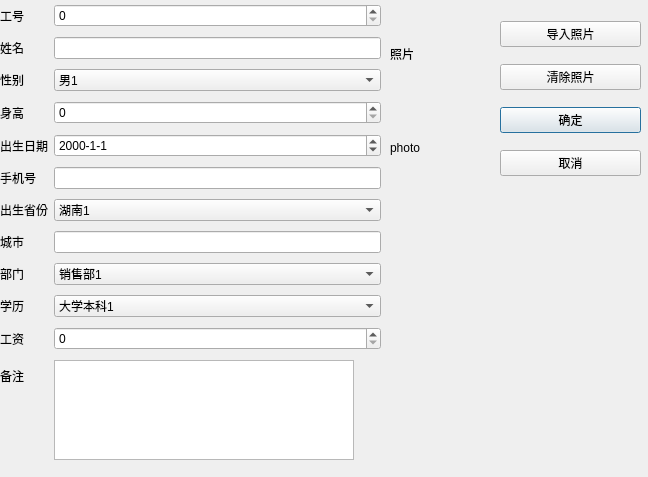
<?xml version="1.0" encoding="UTF-8"?>
<ui version="4.0">
 <class>WDialog</class>
 <widget class="QDialog" name="WDialog">
  <property name="geometry">
   <rect>
    <x>0</x>
    <y>0</y>
    <width>648</width>
    <height>477</height>
   </rect>
  </property>
  <property name="windowTitle">
   <string>Dialog</string>
  </property>
  <widget class="QWidget" name="formLayoutWidget">
   <property name="geometry">
    <rect>
     <x>0</x>
     <y>0</y>
     <width>381</width>
     <height>471</height>
    </rect>
   </property>
   <layout class="QFormLayout" name="formLayout">
    <item row="0" column="0">
     <widget class="QLabel" name="label_4">
      <property name="text">
       <string>工号</string>
      </property>
     </widget>
    </item>
    <item row="0" column="1">
     <widget class="QSpinBox" name="dbSpinEmpNo">
      <property name="maximum">
       <number>99999</number>
      </property>
     </widget>
    </item>
    <item row="1" column="0">
     <widget class="QLabel" name="label_5">
      <property name="text">
       <string>姓名</string>
      </property>
     </widget>
    </item>
    <item row="1" column="1">
     <widget class="QLineEdit" name="dbEditName"/>
    </item>
    <item row="2" column="0">
     <widget class="QLabel" name="label_6">
      <property name="text">
       <string>性别</string>
      </property>
     </widget>
    </item>
    <item row="2" column="1">
     <widget class="QComboBox" name="dbComboSex">
      <item>
       <property name="text">
        <string>男1</string>
       </property>
      </item>
     </widget>
    </item>
    <item row="3" column="0">
     <widget class="QLabel" name="label_7">
      <property name="text">
       <string>身高</string>
      </property>
     </widget>
    </item>
    <item row="3" column="1">
     <widget class="QSpinBox" name="dbSpinHeight"/>
    </item>
    <item row="4" column="0">
     <widget class="QLabel" name="label_8">
      <property name="text">
       <string>出生日期</string>
      </property>
     </widget>
    </item>
    <item row="4" column="1">
     <widget class="QDateEdit" name="dbEditBirth">
      <property name="displayFormat">
       <string>yyyy-M-d</string>
      </property>
     </widget>
    </item>
    <item row="5" column="0">
     <widget class="QLabel" name="label_9">
      <property name="text">
       <string>手机号</string>
      </property>
     </widget>
    </item>
    <item row="5" column="1">
     <widget class="QLineEdit" name="dbEditMobile"/>
    </item>
    <item row="6" column="0">
     <widget class="QLabel" name="label_10">
      <property name="text">
       <string>出生省份</string>
      </property>
     </widget>
    </item>
    <item row="6" column="1">
     <widget class="QComboBox" name="dbComboProvince">
      <item>
       <property name="text">
        <string>湖南1</string>
       </property>
      </item>
      <item>
       <property name="text">
        <string>河北</string>
       </property>
      </item>
     </widget>
    </item>
    <item row="7" column="0">
     <widget class="QLabel" name="label_11">
      <property name="text">
       <string>城市</string>
      </property>
     </widget>
    </item>
    <item row="7" column="1">
     <widget class="QLineEdit" name="dbEditCity"/>
    </item>
    <item row="8" column="0">
     <widget class="QLabel" name="label_12">
      <property name="text">
       <string>部门</string>
      </property>
     </widget>
    </item>
    <item row="8" column="1">
     <widget class="QComboBox" name="dbComboDep">
      <item>
       <property name="text">
        <string>销售部1</string>
       </property>
      </item>
     </widget>
    </item>
    <item row="9" column="0">
     <widget class="QLabel" name="label_13">
      <property name="text">
       <string>学历</string>
      </property>
     </widget>
    </item>
    <item row="9" column="1">
     <widget class="QComboBox" name="dbComboEdu">
      <item>
       <property name="text">
        <string>大学本科1</string>
       </property>
      </item>
     </widget>
    </item>
    <item row="10" column="0">
     <widget class="QLabel" name="label_14">
      <property name="text">
       <string>工资</string>
      </property>
     </widget>
    </item>
    <item row="10" column="1">
     <widget class="QSpinBox" name="dbSpinSalary">
      <property name="maximum">
       <number>99999</number>
      </property>
     </widget>
    </item>
    <item row="11" column="0">
     <widget class="QLabel" name="label_15">
      <property name="text">
       <string>备注</string>
      </property>
     </widget>
    </item>
    <item row="11" column="1">
     <widget class="QTextEdit" name="dbEditMemo">
      <property name="maximumSize">
       <size>
        <width>300</width>
        <height>100</height>
       </size>
      </property>
     </widget>
    </item>
   </layout>
  </widget>
  <widget class="QWidget" name="gridLayoutWidget_2">
   <property name="geometry">
    <rect>
     <x>390</x>
     <y>10</y>
     <width>101</width>
     <height>181</height>
    </rect>
   </property>
   <layout class="QGridLayout" name="gridLayout_2">
    <item row="1" column="0">
     <widget class="QLabel" name="label_17">
      <property name="maximumSize">
       <size>
        <width>16777215</width>
        <height>300</height>
       </size>
      </property>
      <property name="text">
       <string>photo</string>
      </property>
     </widget>
    </item>
    <item row="0" column="0">
     <widget class="QLabel" name="dbLabPhoto">
      <property name="maximumSize">
       <size>
        <width>16777215</width>
        <height>100</height>
       </size>
      </property>
      <property name="text">
       <string>照片</string>
      </property>
     </widget>
    </item>
   </layout>
  </widget>
  <widget class="QWidget" name="gridLayoutWidget">
   <property name="geometry">
    <rect>
     <x>500</x>
     <y>10</y>
     <width>141</width>
     <height>181</height>
    </rect>
   </property>
   <layout class="QGridLayout" name="gridLayout">
    <item row="2" column="0">
     <widget class="QPushButton" name="btnOk">
      <property name="text">
       <string>确定</string>
      </property>
     </widget>
    </item>
    <item row="1" column="0">
     <widget class="QPushButton" name="btnClearPhoto">
      <property name="text">
       <string>清除照片</string>
      </property>
     </widget>
    </item>
    <item row="0" column="0">
     <widget class="QPushButton" name="btnSetPhoto">
      <property name="text">
       <string>导入照片</string>
      </property>
     </widget>
    </item>
    <item row="3" column="0">
     <widget class="QPushButton" name="btnCancel">
      <property name="text">
       <string>取消</string>
      </property>
     </widget>
    </item>
   </layout>
  </widget>
 </widget>
 <resources/>
 <connections>
  <connection>
   <sender>btnOk</sender>
   <signal>clicked()</signal>
   <receiver>WDialog</receiver>
   <slot>accept()</slot>
   <hints>
    <hint type="sourcelabel">
     <x>570</x>
     <y>120</y>
    </hint>
    <hint type="destinationlabel">
     <x>323</x>
     <y>238</y>
    </hint>
   </hints>
  </connection>
  <connection>
   <sender>btnCancel</sender>
   <signal>clicked()</signal>
   <receiver>WDialog</receiver>
   <slot>reject()</slot>
   <hints>
    <hint type="sourcelabel">
     <x>570</x>
     <y>163</y>
    </hint>
    <hint type="destinationlabel">
     <x>323</x>
     <y>238</y>
    </hint>
   </hints>
  </connection>
 </connections>
</ui>
